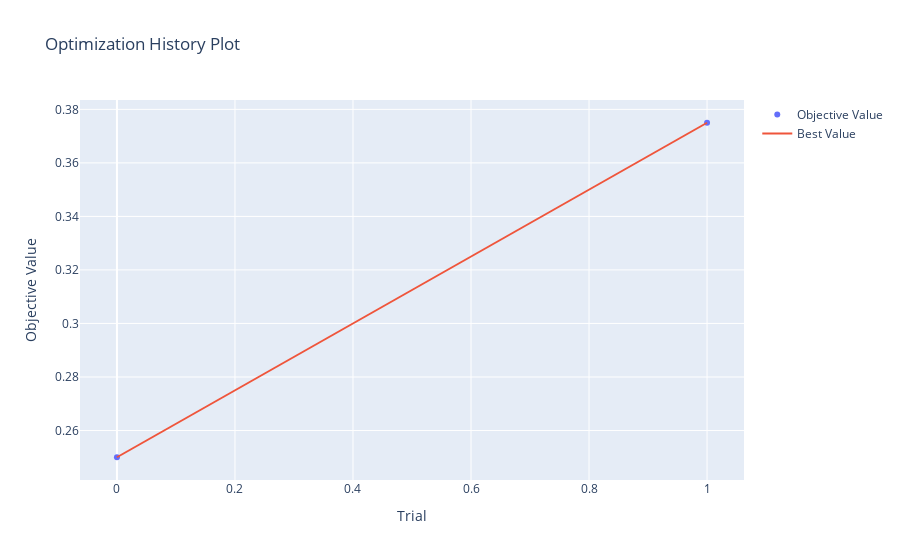
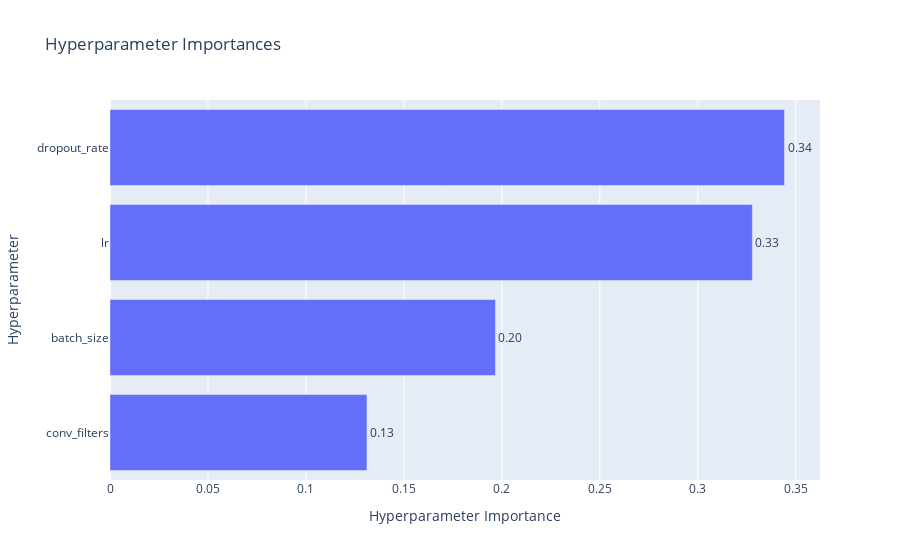

Notebook code for these charts, in order:
### Code cell
os.makedirs(config["save_dir"], exist_ok=True)

opt_config = {
    **config,
    "target_size": (255, 255),
    "input_shape": (255, 255, 3)
}

# Run optimization
print("Starting hyperparameter optimization...")
best_params = optimize_hyperparameters(opt_config, n_trials=config["n_trials"])
print("Best parameters:", best_params)

# Run training
final_config = {
    **opt_config,
    **best_params,
    "epochs": 50,
    "augmentation": [
        A.Resize(width=255, height=255),
        A.HueSaturationValue(p=0.5),
        A.CLAHE(p=0.5),    
        A.CoarseDropout(num_holes_range=[5, 10], hole_height_range=[0.01, 0.02], hole_width_range=[0.01, 0.02], max_holes=3, max_height=1, max_width=1),
    ]
}

print("Starting final training...")
final_model, final_history = train_final_model(final_config)

plot_accuracy_loss(final_history)

# Save again for safety
final_model.save(os.path.join(config["save_dir"], 'final_model.keras'))
with open(os.path.join(config["save_dir"], 'training_history.pkl'), 'wb') as f:
    pickle.dump(final_history.history, f)

print("Training completed and model saved!")

### Figure 1 — Plotly figure (JSON) as saved in the notebook; plotly's stock layout.template omitted (floating-point values rounded to 4 significant figures)
{"data": [{"mode": "markers", "name": "Objective Value", "type": "scatter", "x": [0, 1], "y": [0.25, 0.375]}, {"mode": "lines", "name": "Best Value", "type": "scatter", "x": [0, 1], "y": [0.25, 0.375]}, {"marker": {"color": "#cccccc"}, "mode": "markers", "name": "Infeasible Trial", "showlegend": false, "type": "scatter", "x": [], "y": []}], "layout": {"title": {"text": "Optimization History Plot"}, "xaxis": {"title": {"text": "Trial"}}, "yaxis": {"title": {"text": "Objective Value"}}}}

### Figure 2 — Plotly figure (JSON) as saved in the notebook; plotly's stock layout.template omitted (floating-point values rounded to 4 significant figures)
{"data": [{"cliponaxis": false, "hovertemplate": ["conv_filters (CategoricalDistribution): 0.13114754098360648<extra></extra>", "batch_size (CategoricalDistribution): 0.19672131147540972<extra></extra>", "lr (FloatDistribution): 0.3278688524590165<extra></extra>", "dropout_rate (FloatDistribution): 0.34426229508196726<extra></extra>"], "name": "Objective Value", "orientation": "h", "text": ["0.13", "0.20", "0.33", "0.34"], "textposition": "outside", "type": "bar", "x": [0.1311, 0.1967, 0.3279, 0.3443], "y": ["conv_filters", "batch_size", "lr", "dropout_rate"]}], "layout": {"title": {"text": "Hyperparameter Importances"}, "xaxis": {"title": {"text": "Hyperparameter Importance"}}, "yaxis": {"title": {"text": "Hyperparameter"}}}}
